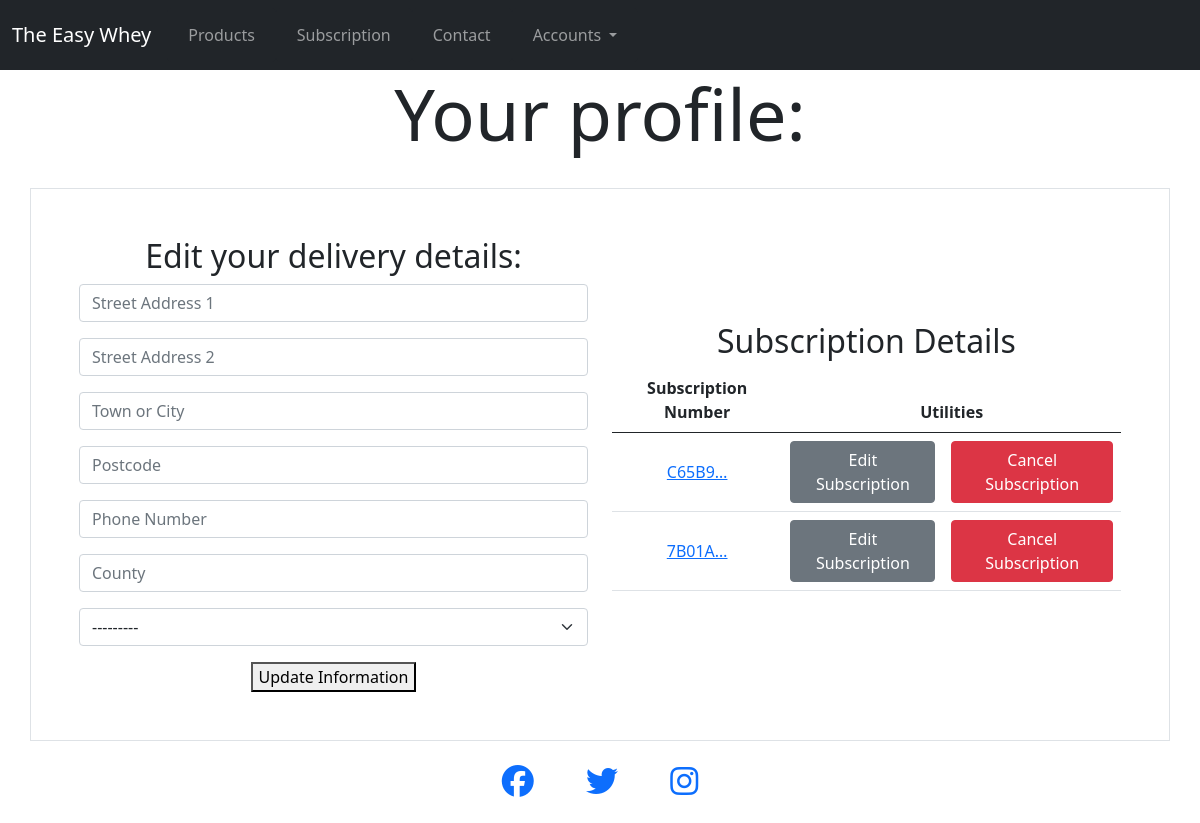
/profile/ (signed in), run on an earlier commit of the app's database.
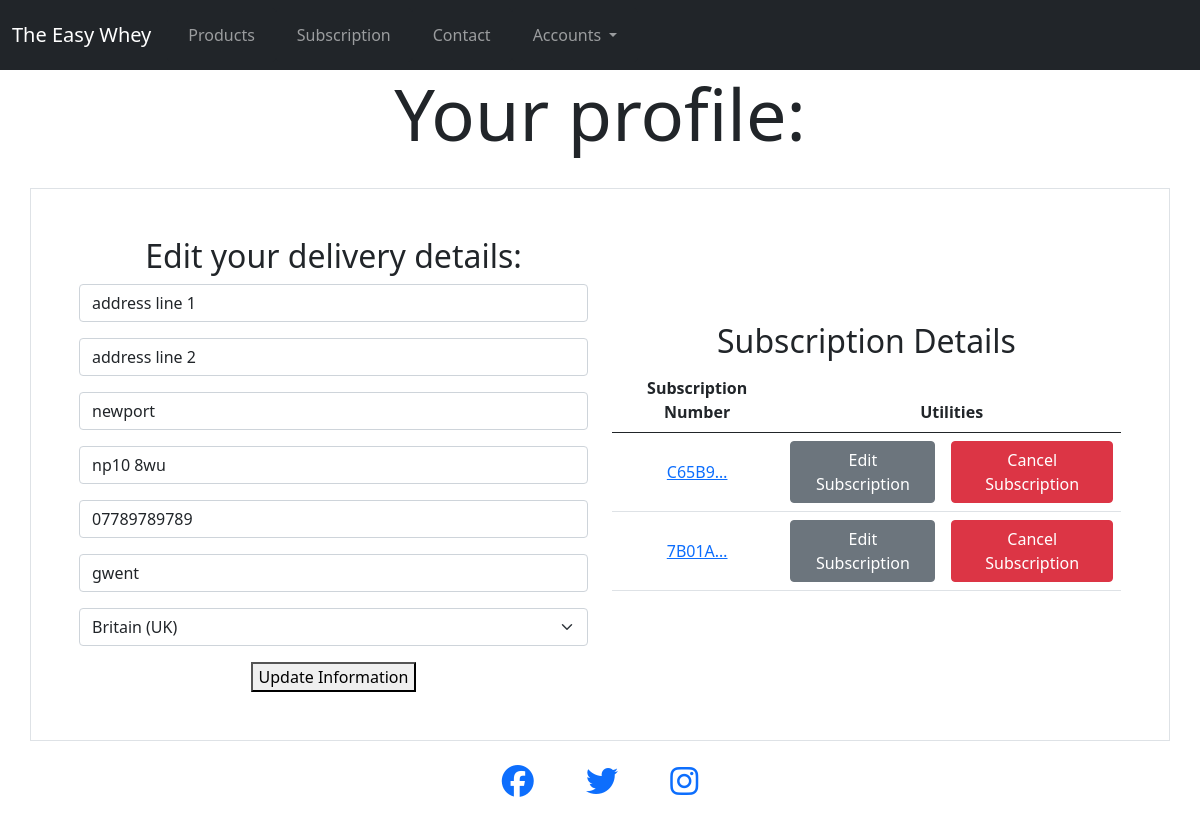
And on a later commit of the database.
### profiles/models.py (models this page shows, shortened)
class UserProfile(models.Model):
    user = models.OneToOneField(User, on_delete=models.CASCADE)
    default_address_one = models.CharField(max_length=100, null=True, blank=True)
    default_address_two = models.CharField(max_length=100, null=True, blank=True)
    default_town_city = models.CharField(max_length=50, null=True, blank=True)
    default_postcode = models.CharField(max_length=50, null=True, blank=True)
    default_phone_number = models.CharField(max_length=50, null=True, blank=True)
    default_county = models.CharField(max_length=50, null=True, blank=True)
    default_country = CountryField(blank_label="Country", null=True, blank=True)

### profiles/views.py (the view)
# urls.py: path('profile/', views.profile, name="profile"),
@login_required
def profile(request):
    profile = get_object_or_404(UserProfile, user=request.user)
    if request.method == "POST":
        form = UserProfileForm(request.POST, instance=profile)
        if form.is_valid():
            form.save()
            messages.success(request, "Profile saved.")
    form = UserProfileForm(instance=profile)
    subscriptions = profile.subscriptions.all()
    context = {
        "form": form,
        "subscriptions": subscriptions,
    }
    return render(request, "profiles/profile.html", context)

### profiles/forms.py
class UserProfileForm(forms.ModelForm):
    class Meta:
        model = UserProfile
        exclude = ("user",)
    def __init__(self, *args, **kwargs):
        super().__init__(*args, **kwargs)
        placeholders = {
            "default_address_one": "Street Address 1",
            "default_address_two": "Street Address 2",
            "default_town_city": "Town or City",
            "default_postcode": "Postcode",
            "default_phone_number": "Phone Number",
            "default_county": "County",
            "default_country": "County",
        }
        self.fields["default_address_one"].widget.attrs["autofocus"] = True
        for field in self.fields:
            if self.fields[field].required:
                placeholder = f"{placeholders[field]} *"
            else:
                placeholder = placeholders[field]
            self.fields[field].widget.attrs["placeholder"] = placeholder
            self.fields[field].label = False

### templates/profiles/profile.html (shortened to what this page needs)
{% extends 'base.html' %}
{% load static %}
{% block header %}
<div class="container-fluid">
    <div class="row">
        <div class="col text-center">
            <h2 class="display-2">Your profile:</h2>
        </div>
    </div>
</div>
{% endblock %}
{% block content %}
<div class="container border py-5 px-5 mt-4">
    <div class="row justify-content-center align-items-center">
        <div class="col-md-6 text-center">
            <h2>Edit your delivery details:</h2>
            <form action="{% url 'profile' %}" method="POST" id="profile-delivery-form">
                {{ form | crispy }}
                <button type="submit">Update Information</button>
            </form>
        </div>
        <div class="col-md-6 text-center">
            <h2>Subscription Details</h2>
            <table class="table table-hover align-middle">
                <thead>
                    <tr>
                        <th scope="col">Subscription Number</th>
                        <th colspan="2" scope="col">Utilities</th>
                    </tr>
                </thead>
                <tbody>
                    {% for subscription in subscriptions %}
                    <tr>
                        <td><a href="{% url 'subscription_history' subscription.subscription_number %}"
                                title="{{ subscription.subscription_number }}">{{ subscription.subscription_number|truncatechars:6 }}</a>
                        </td>
                        <td><a class="btn btn-secondary" href="">Edit Subscription</a></td>
                        <td><button type="button" class="btn btn-danger" data-bs-toggle="modal"
                                data-bs-target="#staticBackdrop{{ forloop.counter }}">
                                Cancel Subscription
                            </button>
                        </td>
                    </tr>
                    {% endfor %}
                </tbody>
            </table>
        </div>
    </div>
</div>
{% endblock %}

What changed in the data, as far as the page shows it:
changed UserProfile: default_address_one (not shown) → "address line 1"; default_address_two (not shown) → "address line 2"; default_town_city (not shown) → "newport"; default_postcode (not shown) → "np10 8wu"; default_phone_number (not shown) → "07789789789"; default_county (not shown) → "gwent"; default_country "---------" → "Britain (UK)"
